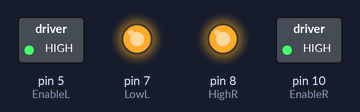
A sketch run on a simulated Arduino Uno, built with avr-gcc and run on an emulated ATmega328P. Shown: switched loads named in the sketch (green lamp = pin HIGH), output pins drawn as LEDs (lit = HIGH). Pins used as bus, display or sensor lines are not drawn.

Above: at 0.1 s.
At 13.1 s:
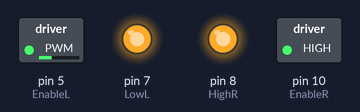
At 36.1 s:
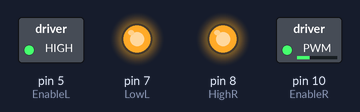
Timing chart, 0 to 40.0 s (numbered marks = the images above):
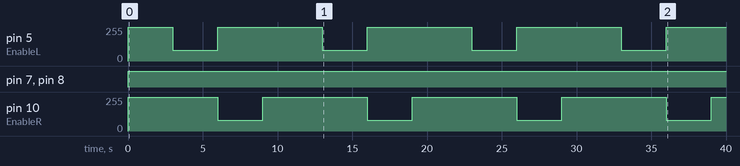

Measured:
- by itself, pin 5 (EnableL), pin 10 (EnableR): repeats every 10.0 s: 80/255 3.0 s, 255/255 7.0 s
- by itself, pin 7 (LowL), pin 8 (HighR): LOW → HIGH at 0.00 s

The sketch:

selfdrivingsketch.ino
```cpp
//const int EnableR = 5;
//const int HighR = 6; // these input pin of Left Side Motors
//const int LowR = 7;
//
//
//
//const int EnableL = 10;
//const int HighL = 8; // these input pin of Right Side Motors
//const int LowL = 9;


const int EnableL = 5;
const int HighL = 6; // these input pin of Left Side Motors
const int LowL = 7;


const int EnableR = 10;
const int HighR = 8; // these input pin of Right Side Motors
const int LowR = 9;


void setup() {
  pinMode(EnableL, OUTPUT);
  pinMode(HighL, OUTPUT);
  pinMode(LowL, OUTPUT);

  pinMode(EnableR, OUTPUT);
  pinMode(HighR, OUTPUT);
  pinMode(LowR, OUTPUT);

}

void Forward() {
  digitalWrite(HighL, LOW );
  digitalWrite(LowL, HIGH );
  analogWrite(EnableL, 255);


  digitalWrite(HighR, HIGH );
  digitalWrite(LowR, LOW );
  analogWrite(EnableR, 255);
}


void Backward() {
 digitalWrite(HighL, HIGH );
  digitalWrite(LowL, LOW );
  analogWrite(EnableL, 255);


  digitalWrite(HighR, LOW );
  digitalWrite(LowR, HIGH );
  analogWrite(EnableR, 255);
}

void Left1() {
  digitalWrite(HighL, LOW );
  digitalWrite(LowL, HIGH );
  analogWrite(EnableL, 100);


  digitalWrite(HighR, HIGH );
  digitalWrite(LowR, LOW );
  analogWrite(EnableR, 200);
}

void Left2() {
  digitalWrite(HighL, LOW );
  digitalWrite(LowL, HIGH );
  analogWrite(EnableL, 150);


  digitalWrite(HighR, HIGH );
  digitalWrite(LowR, LOW );
  analogWrite(EnableR, 255);
}

void Left3() {
  digitalWrite(HighL, LOW );
  digitalWrite(LowL, HIGH );
  analogWrite(EnableL, 80);


  digitalWrite(HighR, HIGH );
  digitalWrite(LowR, LOW );
  analogWrite(EnableR, 255);
}

void Right1() {
  digitalWrite(HighL, LOW );
  digitalWrite(LowL, HIGH );
  analogWrite(EnableL, 255);


  digitalWrite(HighR, HIGH );
  digitalWrite(LowR, LOW );
  analogWrite(EnableR, 200);
}

void Right2() {
  digitalWrite(HighL, LOW );
  digitalWrite(LowL, HIGH );
  analogWrite(EnableL, 255);


  digitalWrite(HighR, HIGH );
  digitalWrite(LowR, LOW );
  analogWrite(EnableR, 150);
}

void Right3() {
  digitalWrite(HighL, LOW );
  digitalWrite(LowL, HIGH );
  analogWrite(EnableL, 255);


  digitalWrite(HighR, HIGH );
  digitalWrite(LowR, LOW );
  analogWrite(EnableR, 80);
}


void loop() {

  Forward();
  delay(3000);
  Left3();
  delay(3000);
  Right3();
  delay(3000);
  Forward();
  delay(1000);
  Backward();

}
```
